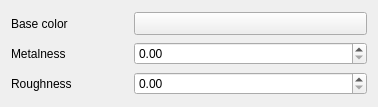
<?xml version="1.0" encoding="UTF-8"?>
<ui version="4.0">
 <class>MetalRoughMaterialWidget</class>
 <widget class="QWidget" name="MetalRoughMaterialWidget">
  <property name="geometry">
   <rect>
    <x>0</x>
    <y>0</y>
    <width>378</width>
    <height>107</height>
   </rect>
  </property>
  <property name="windowTitle">
   <string notr="true">Form</string>
  </property>
  <layout class="QGridLayout" name="gridLayout" columnstretch="1,2">
   <item row="0" column="0">
    <widget class="QLabel" name="lblSpecular">
     <property name="text">
      <string>Base color</string>
     </property>
    </widget>
   </item>
   <item row="0" column="1">
    <widget class="QgsColorButton" name="mButtonBaseColor">
     <property name="sizePolicy">
      <sizepolicy hsizetype="Expanding" vsizetype="Fixed">
       <horstretch>0</horstretch>
       <verstretch>0</verstretch>
      </sizepolicy>
     </property>
     <property name="minimumSize">
      <size>
       <width>120</width>
       <height>0</height>
      </size>
     </property>
    </widget>
   </item>
   <item row="1" column="0">
    <widget class="QLabel" name="lblShininess">
     <property name="text">
      <string>Metalness</string>
     </property>
    </widget>
   </item>
   <item row="1" column="1">
    <widget class="QgsDoubleSpinBox" name="mSpinMetalness">
     <property name="maximum">
      <double>1000.000000000000000</double>
     </property>
    </widget>
   </item>
   <item row="2" column="0">
    <widget class="QLabel" name="lblShininess_2">
     <property name="text">
      <string>Roughness</string>
     </property>
    </widget>
   </item>
   <item row="2" column="1">
    <widget class="QgsDoubleSpinBox" name="mSpinRoughness">
     <property name="maximum">
      <double>1000.000000000000000</double>
     </property>
    </widget>
   </item>
  </layout>
 </widget>
 <customwidgets>
  <customwidget>
   <class>QgsColorButton</class>
   <extends>QToolButton</extends>
   <header>qgscolorbutton.h</header>
   <container>1</container>
  </customwidget>
  <customwidget>
   <class>QgsDoubleSpinBox</class>
   <extends>QDoubleSpinBox</extends>
   <header>qgsdoublespinbox.h</header>
  </customwidget>
 </customwidgets>
 <tabstops>
  <tabstop>mButtonBaseColor</tabstop>
  <tabstop>mSpinMetalness</tabstop>
 </tabstops>
 <resources/>
 <connections/>
</ui>
